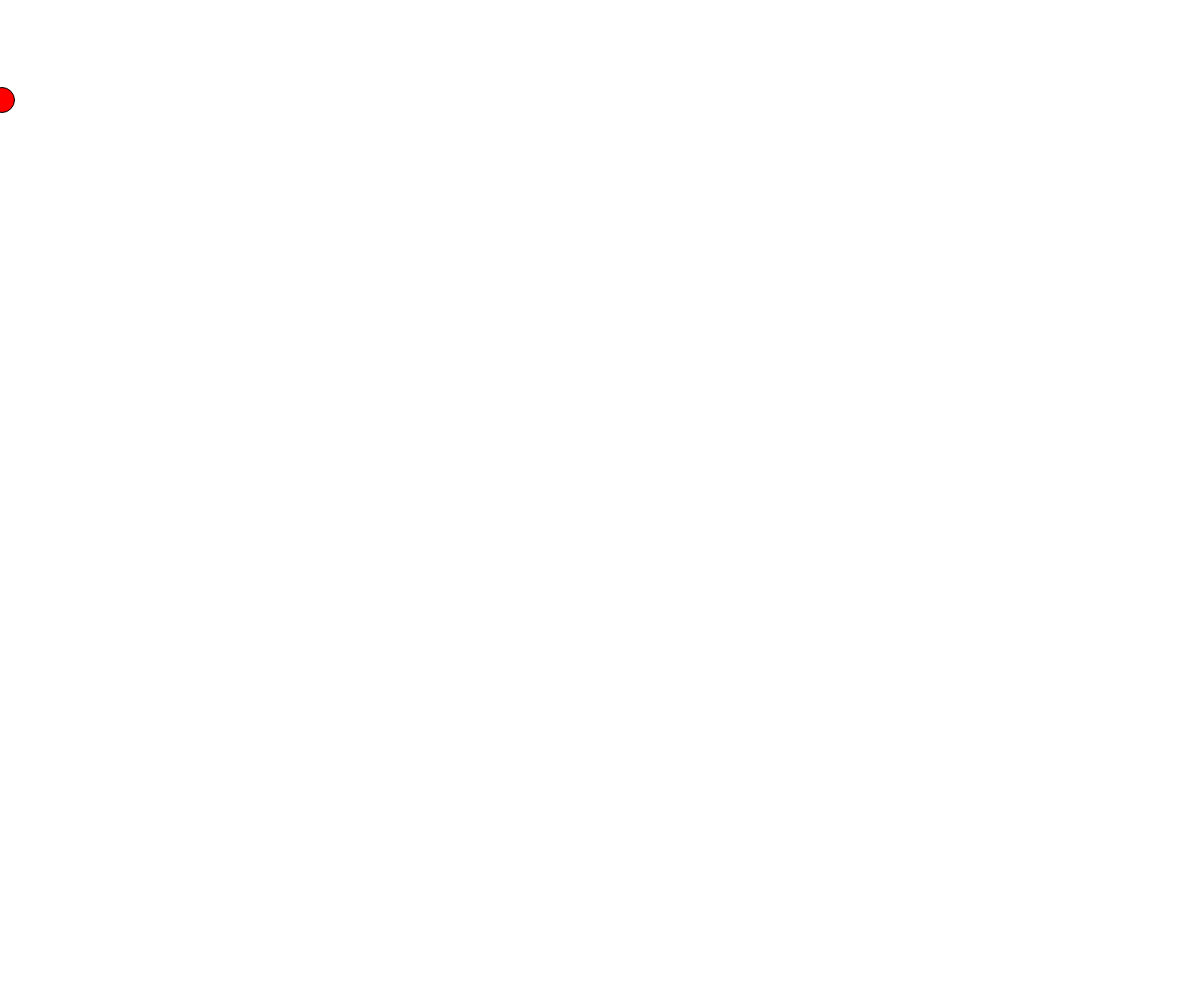
Frame 1 (no input)
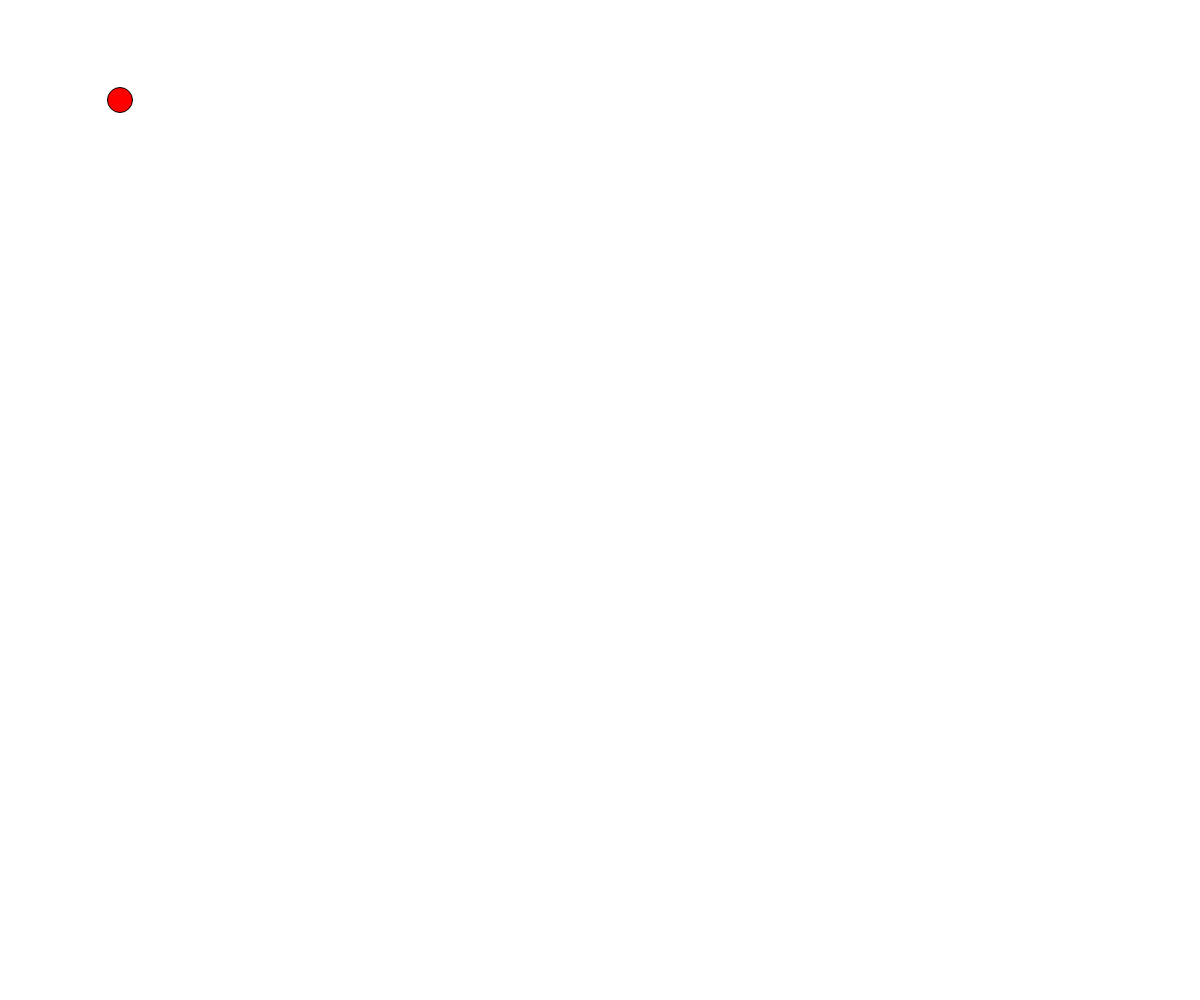
Frame 60 (no input)
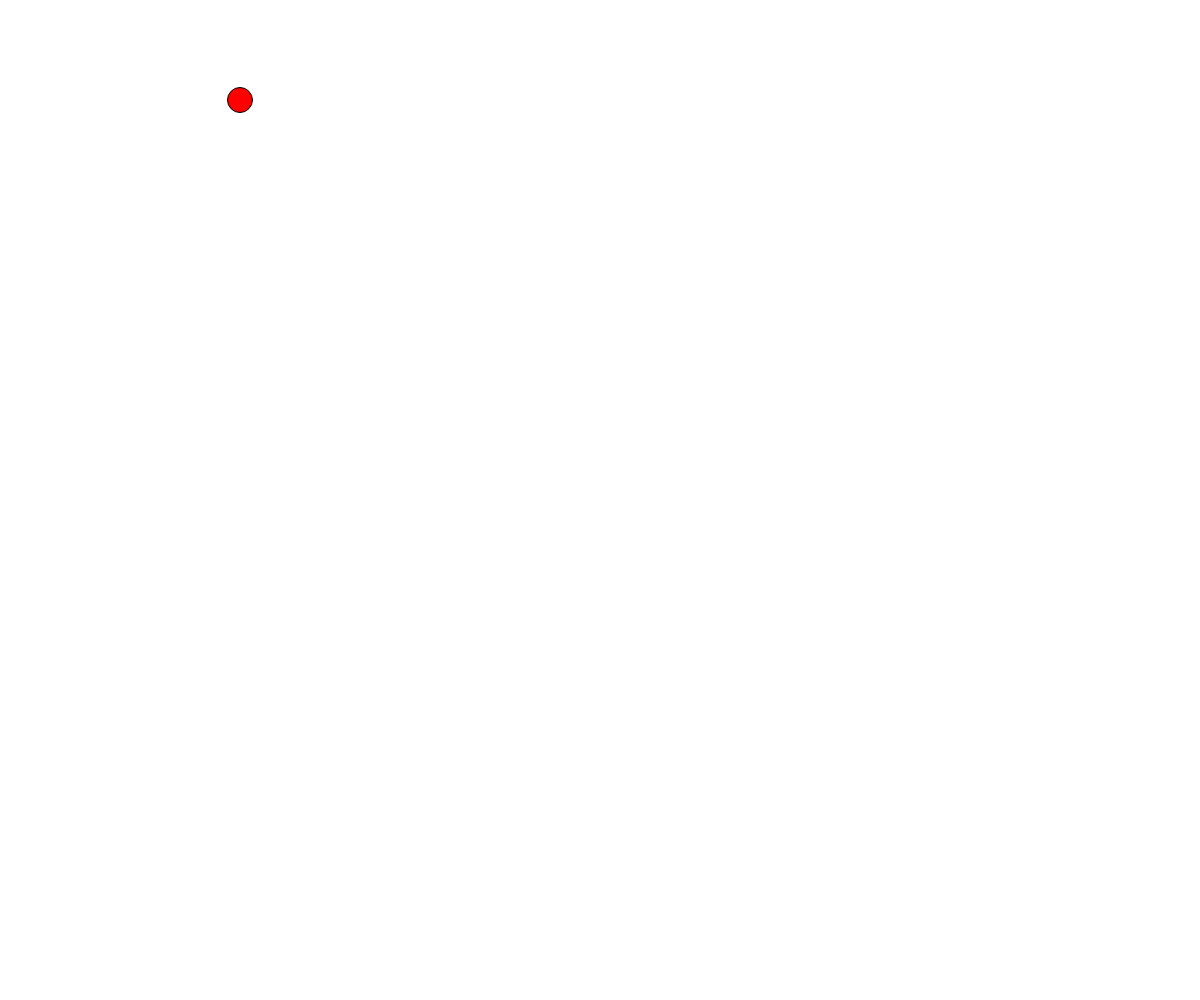
Frame 120 (the mouse pressed at the canvas centre since frame 60)

The p5.js sketch that drew these frames (run headless with seeded random() and noise() and a simulated clock; from frame 60 on, the mouse is pressed at the canvas centre):

// p5.js sketch
// ── sketch.js
// Academy of Art University
// WNM 498 Generative Art & Creative Code
//
// Ryan Berkey
// ryan@rybotron.com

var xPos = 0, // x position variable
    speed = 2; // speed variable
 
function setup() {
  myCanvas = createCanvas(windowWidth, windowHeight);
}
 
function draw() 
{
  background(255); // Clear the Background each frame
 
  fill(255, 0, 0); // Set Fill Color
  stroke(0); // Set Stroke Color
 
  xPos = xPos + speed; // Increment the xPos variable each frame
 
  ellipse( xPos, 100, 25, 25 );   // Draw a Cricle using the xPos for the x value
  print( xPos );

}
